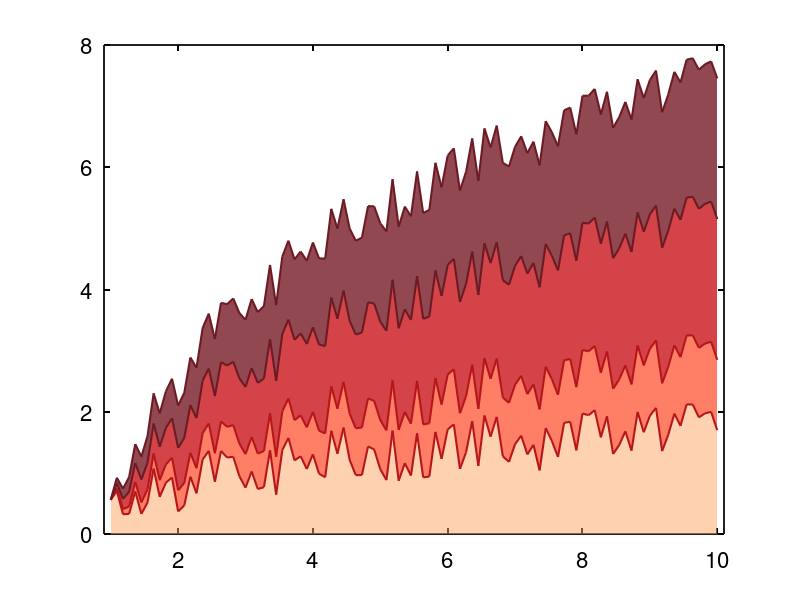
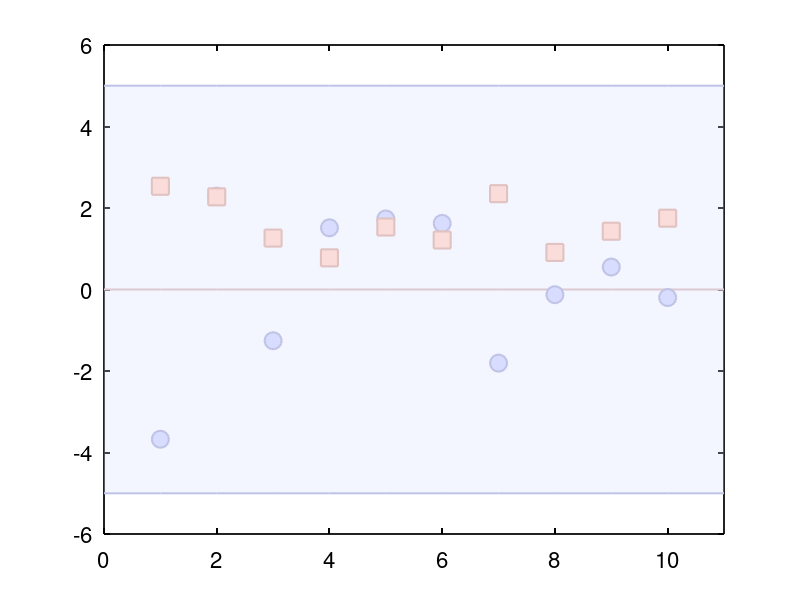

Write the MATLAB code that produced these figures, in order.
% script for colorpix example
% nature journal link: https://webvpn.xmu.edu.cn/https/77726476706e69737468656265737421e7e056d229317c456c0dc7af9758/articles/s41586-020-03119-1/figures/2

Moderate = [253,163,98] ./ 255;
Strong = [254,112,85] ./ 255;
Severe = [207,47,51] ./ 255;
Extreme = [133,52,61] ./ 255;

x = linspace(1, 10, 100);
rd = rand(size(x));
y1 = log(x) * 0.5 + rd;
y2 = log(x) + rd;
y3 = log(x) * 2 + rd;
y4 = log(x) * 3 + rd;

figure
hold on
fill([x, fliplr(x)], [y1, zeros(size(y1))], Moderate,...
    'EdgeColor', 'None', 'FaceAlpha', 0.5)
fill([x, fliplr(x)], [y2, fliplr(y1)], Strong,...
    'EdgeColor', 'None', 'FaceAlpha', 0.9)
fill([x, fliplr(x)], [y3, fliplr(y2)], Severe,...
    'EdgeColor', 'None', 'FaceAlpha', 0.9)
fill([x, fliplr(x)], [y4, fliplr(y3)], Extreme,...
    'EdgeColor', 'None', 'FaceAlpha', 0.9)


plot(x, y1, 'color', Severe - 0.1, 'LineWidth', 1.5)
plot(x, y2, 'color', Severe - 0.1, 'LineWidth', 1.5)
plot(x, y3, 'color', Extreme - 0.1, 'LineWidth', 1.5)
plot(x, y4, 'color', Extreme - 0.1, 'LineWidth', 1.5)

set(gca, 'linewidth', 1.25, 'fontsize', 16,...
    'xcolor', 'k', 'ycolor', 'k', ...
    'xlim', [0.9, 10.1])
box on
% print(gcf, '-djpeg', '-r300', 'imitation.jpg')

%% scatter 
rng(0)
light_blue = [216,220,254] ./ 255;
light_red = [250,220,218] ./ 255;
x = 1 : 10;
y = randn(size(x)) * 3;
y2 = rand(size(x)) * 3;

figure
hold on
x_l = 0 : 11;
ml = zeros(size(x_l));
ul = ones(size(x_l)) * 5;
ll = ones(size(x_l)) * -5;
plot(x_l, ml, 'color', light_red - 0.1, 'LineWidth', 1.5)
plot(x_l, ul, 'color', light_blue - 0.1, 'LineWidth', 1.5)
plot(x_l, ll, 'color', light_blue - 0.1, 'LineWidth', 1.5)
fill([x_l, fliplr(x_l)], [ul, ll], light_blue, ...
    'EdgeColor', 'None', 'FaceAlpha', 0.3)

scatter(x, y, 150, ...
    'MarkerFaceColor', light_blue,...
    'MarkerEdgeColor', light_blue - 0.1,'LineWidth', 1.5)
hold on
scatter(x, y2, 150, ...
    'MarkerFaceColor', light_red,...
    'MarkerEdgeColor', light_red - 0.1,'LineWidth', 1.5, ...
    'Marker', 's')

set(gca, 'linewidth', 1.25, 'fontsize', 16,...
    'xcolor', 'k', 'ycolor', 'k', ...
    'xlim', [0, 11])
box on
% print(gcf, '-djpeg', '-r300', 'light_scatter.jpg')